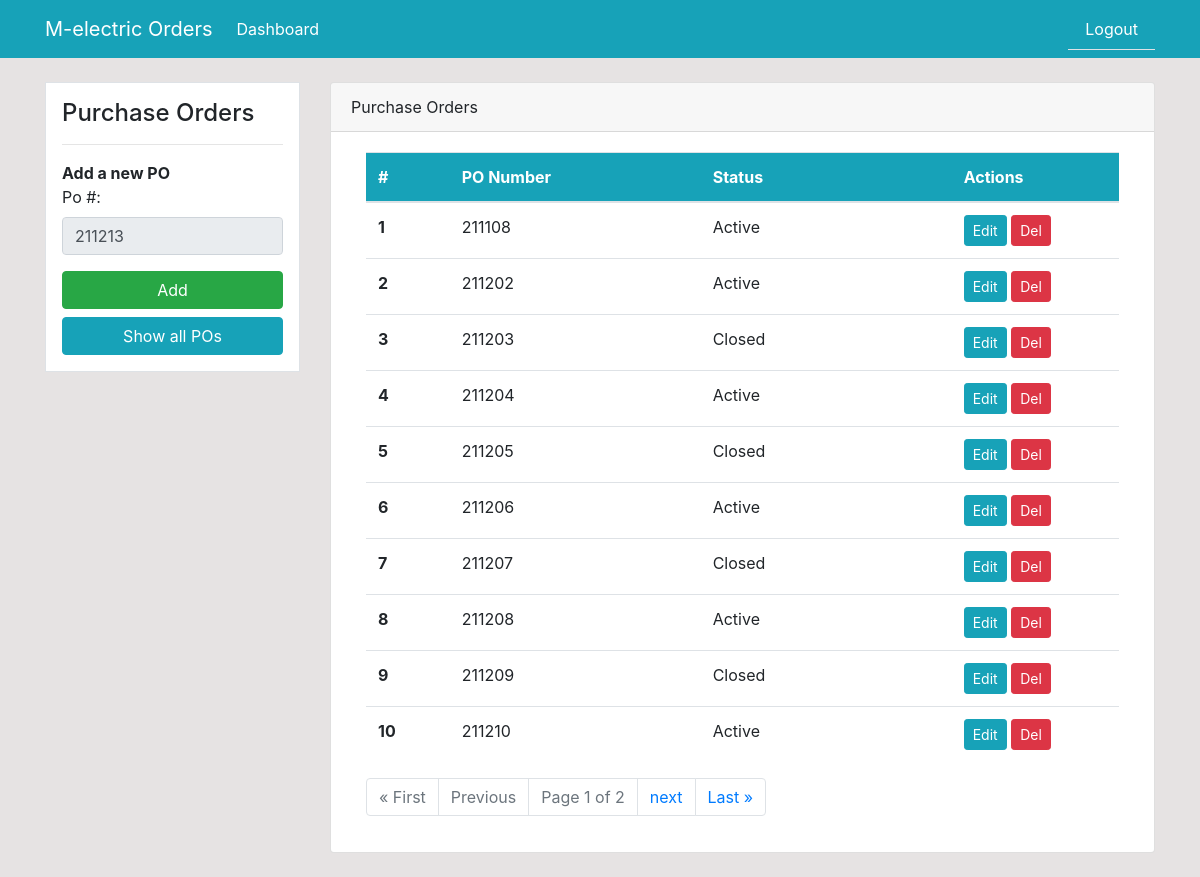
Before: /pos (signed in) with the older database file.
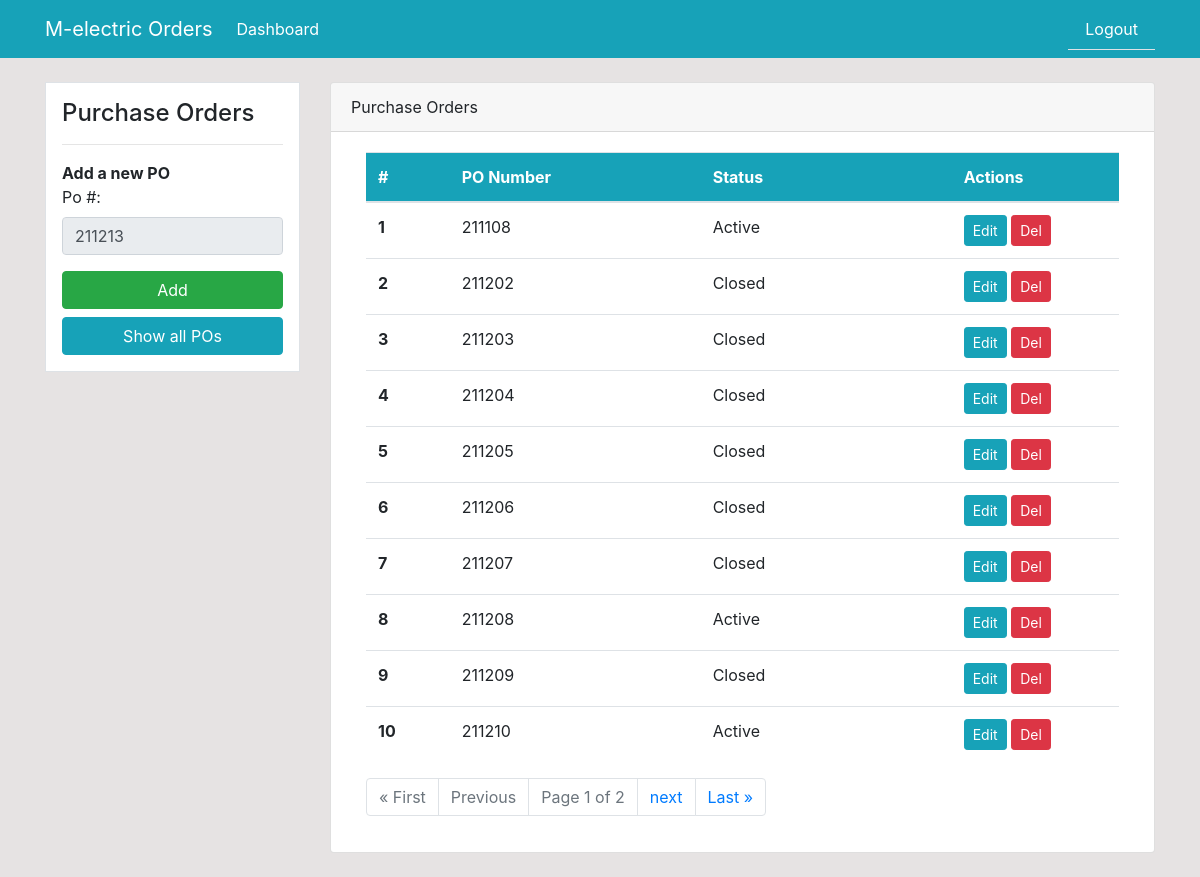
After: the same page with the newer database file.
### dashboard/models.py (models this page shows)
class Po(models.Model):
	po_number = models.PositiveIntegerField(null=True, default=0)
	status = models.CharField('Status', max_length=50, default='Active', null=True, blank=True)
	created = models.DateTimeField(auto_now_add=True)

### dashboard/views.py (the view, shortened to what this page needs)
# urls.py: path('pos', views.pos, name='pos'),
@login_required
def pos(request):
    new_po_number = 0
    """Render all Purchase Orders from DB"""
    pos_list = Po.objects.all().order_by('id')
    last_po = Po.objects.all().last()
    last_po_number = last_po.po_number
    pos_paginator = Paginator(Po.objects.all(), 10)
    requested_page = request.GET.get('page')
    all_pos = pos_paginator.get_page(requested_page)
    year_months_dict = list()
    years = list()
    years = set(years)
    years = list(years)
    months = list()
    for po in pos_list:
        for year in years:
            if str(po.po_number)[0:2] == year:
                months.append(str(po.po_number)[2:4])
    month_last_po = str(last_po_number)[2:4]
    current_month = datetime.date.today().month
    current_year = int(str(datetime.date.today().year)[2:4])
    if int(month_last_po) == current_month:
        new_po_number = last_po_number + 1
    else:
        if int(month_last_po) <= 11:
            new_po_number = str(current_year) + str(current_month) + '01'
        else:
            new_po_number = str(current_year + 1) + str(current_month) + '01'
    context = {
        'pos_list': pos_list,
        'new_po_number': new_po_number,
        'all_pos': all_pos,
    }
    return render(request, 'dashboard/pos.html', context)

### templates/dashboard/pos.html (shortened to what the changed rows need)
{% extends 'partials/base.html' %}
{% load crispy_forms_tags %}
{% block content %}
<div class="container">
    <div class="row my-4">
        <div class="col-md-9">
            <div class="card">
                <div class="card-body">
                    <div class="col-md-12">
                        <table class="table bg-white">
                            <thead class="bg-info">
                                <tr class="text-white">
                                    <th scope="col" class="col-1" >#</th>
                                    <th scope="col" class="col-3">PO Number</th>
                                    <th scope="col" class="col-3">Status</th>
                                    <th scope="col" class="col-2">Actions</th>
                                </tr>
                            </thead>
                            <tbody>
                                {% for po in all_pos %}
                                <tr>
                                    <th scope="row">{{ forloop.counter }}</th>
                                    <td>{{ po.po_number }}</td>
                                    <td>{{ po.status }}</td>
                                    <td>
                                        <a class="btn btn-info btn-sm" href="{% url 'po-update' po.id %}">Edit</a>
                                        <a class="btn btn-danger btn-sm" href="{% url 'po-delete' po.id %}">Del</a>
                                    </td>
                                </tr>
                                {% endfor %}
                            </tbody>
                        </table>
                    </div>
                </div>
            </div>
        </div>
    </div>
</div>
{% endblock %}

Changed rows visible on the page:
changed Po (number 2 of 10 on the later page): status "Active" → "Closed"
changed Po (number 4 of 10 on the later page): status "Active" → "Closed"
changed Po (number 6 of 10 on the later page): status "Active" → "Closed"
